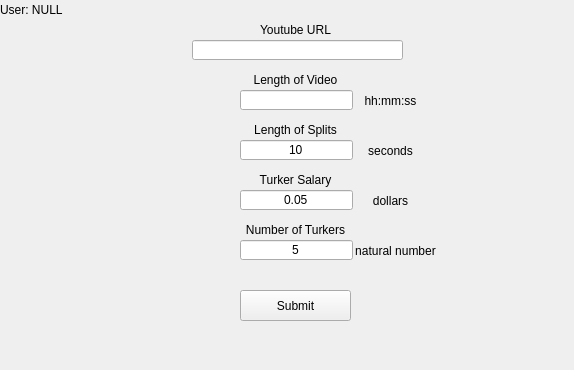
<?xml version="1.0" encoding="UTF-8"?>
<ui version="4.0">
 <class>MainWindow</class>
 <widget class="QMainWindow" name="MainWindow">
  <property name="geometry">
   <rect>
    <x>0</x>
    <y>0</y>
    <width>574</width>
    <height>370</height>
   </rect>
  </property>
  <property name="windowTitle">
   <string>Form1</string>
  </property>
  <widget class="QWidget" name="centralwidget">
   <property name="enabled">
    <bool>true</bool>
   </property>
   <property name="acceptDrops">
    <bool>false</bool>
   </property>
   <widget class="QLabel" name="userString">
    <property name="geometry">
     <rect>
      <x>0</x>
      <y>0</y>
      <width>231</width>
      <height>20</height>
     </rect>
    </property>
    <property name="text">
     <string>User: NULL</string>
    </property>
   </widget>
   <widget class="QLineEdit" name="urlField">
    <property name="geometry">
     <rect>
      <x>192</x>
      <y>40</y>
      <width>211</width>
      <height>20</height>
     </rect>
    </property>
    <property name="alignment">
     <set>Qt::AlignCenter</set>
    </property>
   </widget>
   <widget class="QLabel" name="label">
    <property name="geometry">
     <rect>
      <x>240</x>
      <y>20</y>
      <width>111</width>
      <height>20</height>
     </rect>
    </property>
    <property name="text">
     <string>Youtube URL</string>
    </property>
    <property name="alignment">
     <set>Qt::AlignCenter</set>
    </property>
   </widget>
   <widget class="QLabel" name="label_2">
    <property name="geometry">
     <rect>
      <x>240</x>
      <y>70</y>
      <width>111</width>
      <height>20</height>
     </rect>
    </property>
    <property name="text">
     <string>Length of Video</string>
    </property>
    <property name="alignment">
     <set>Qt::AlignCenter</set>
    </property>
   </widget>
   <widget class="QLineEdit" name="videoLengthField">
    <property name="geometry">
     <rect>
      <x>240</x>
      <y>90</y>
      <width>113</width>
      <height>20</height>
     </rect>
    </property>
    <property name="alignment">
     <set>Qt::AlignCenter</set>
    </property>
   </widget>
   <widget class="QLabel" name="label_3">
    <property name="geometry">
     <rect>
      <x>240</x>
      <y>120</y>
      <width>111</width>
      <height>20</height>
     </rect>
    </property>
    <property name="text">
     <string>Length of Splits</string>
    </property>
    <property name="alignment">
     <set>Qt::AlignCenter</set>
    </property>
   </widget>
   <widget class="QLineEdit" name="splitLengthField">
    <property name="geometry">
     <rect>
      <x>240</x>
      <y>140</y>
      <width>113</width>
      <height>20</height>
     </rect>
    </property>
    <property name="text">
     <string>10</string>
    </property>
    <property name="alignment">
     <set>Qt::AlignCenter</set>
    </property>
   </widget>
   <widget class="QLabel" name="label_4">
    <property name="geometry">
     <rect>
      <x>240</x>
      <y>170</y>
      <width>111</width>
      <height>20</height>
     </rect>
    </property>
    <property name="text">
     <string>Turker Salary</string>
    </property>
    <property name="alignment">
     <set>Qt::AlignCenter</set>
    </property>
   </widget>
   <widget class="QLineEdit" name="salaryField">
    <property name="geometry">
     <rect>
      <x>240</x>
      <y>190</y>
      <width>113</width>
      <height>20</height>
     </rect>
    </property>
    <property name="text">
     <string>0.05</string>
    </property>
    <property name="alignment">
     <set>Qt::AlignCenter</set>
    </property>
   </widget>
   <widget class="QLabel" name="label_5">
    <property name="geometry">
     <rect>
      <x>240</x>
      <y>220</y>
      <width>111</width>
      <height>20</height>
     </rect>
    </property>
    <property name="text">
     <string>Number of Turkers</string>
    </property>
    <property name="alignment">
     <set>Qt::AlignCenter</set>
    </property>
   </widget>
   <widget class="QLineEdit" name="numOfTurkersField">
    <property name="geometry">
     <rect>
      <x>240</x>
      <y>240</y>
      <width>113</width>
      <height>20</height>
     </rect>
    </property>
    <property name="text">
     <string>5</string>
    </property>
    <property name="alignment">
     <set>Qt::AlignCenter</set>
    </property>
   </widget>
   <widget class="QPushButton" name="pushButton">
    <property name="geometry">
     <rect>
      <x>240</x>
      <y>290</y>
      <width>111</width>
      <height>31</height>
     </rect>
    </property>
    <property name="text">
     <string>Submit</string>
    </property>
   </widget>
   <widget class="QLabel" name="label_6">
    <property name="geometry">
     <rect>
      <x>350</x>
      <y>90</y>
      <width>81</width>
      <height>21</height>
     </rect>
    </property>
    <property name="text">
     <string>hh:mm:ss</string>
    </property>
    <property name="alignment">
     <set>Qt::AlignCenter</set>
    </property>
   </widget>
   <widget class="QLabel" name="label_7">
    <property name="geometry">
     <rect>
      <x>350</x>
      <y>140</y>
      <width>81</width>
      <height>21</height>
     </rect>
    </property>
    <property name="text">
     <string>seconds</string>
    </property>
    <property name="alignment">
     <set>Qt::AlignCenter</set>
    </property>
   </widget>
   <widget class="QLabel" name="label_8">
    <property name="geometry">
     <rect>
      <x>350</x>
      <y>190</y>
      <width>81</width>
      <height>21</height>
     </rect>
    </property>
    <property name="text">
     <string>dollars</string>
    </property>
    <property name="alignment">
     <set>Qt::AlignCenter</set>
    </property>
   </widget>
   <widget class="QLabel" name="label_9">
    <property name="geometry">
     <rect>
      <x>350</x>
      <y>240</y>
      <width>91</width>
      <height>21</height>
     </rect>
    </property>
    <property name="text">
     <string>natural number</string>
    </property>
    <property name="alignment">
     <set>Qt::AlignCenter</set>
    </property>
   </widget>
  </widget>
 </widget>
 <resources/>
 <connections/>
</ui>
